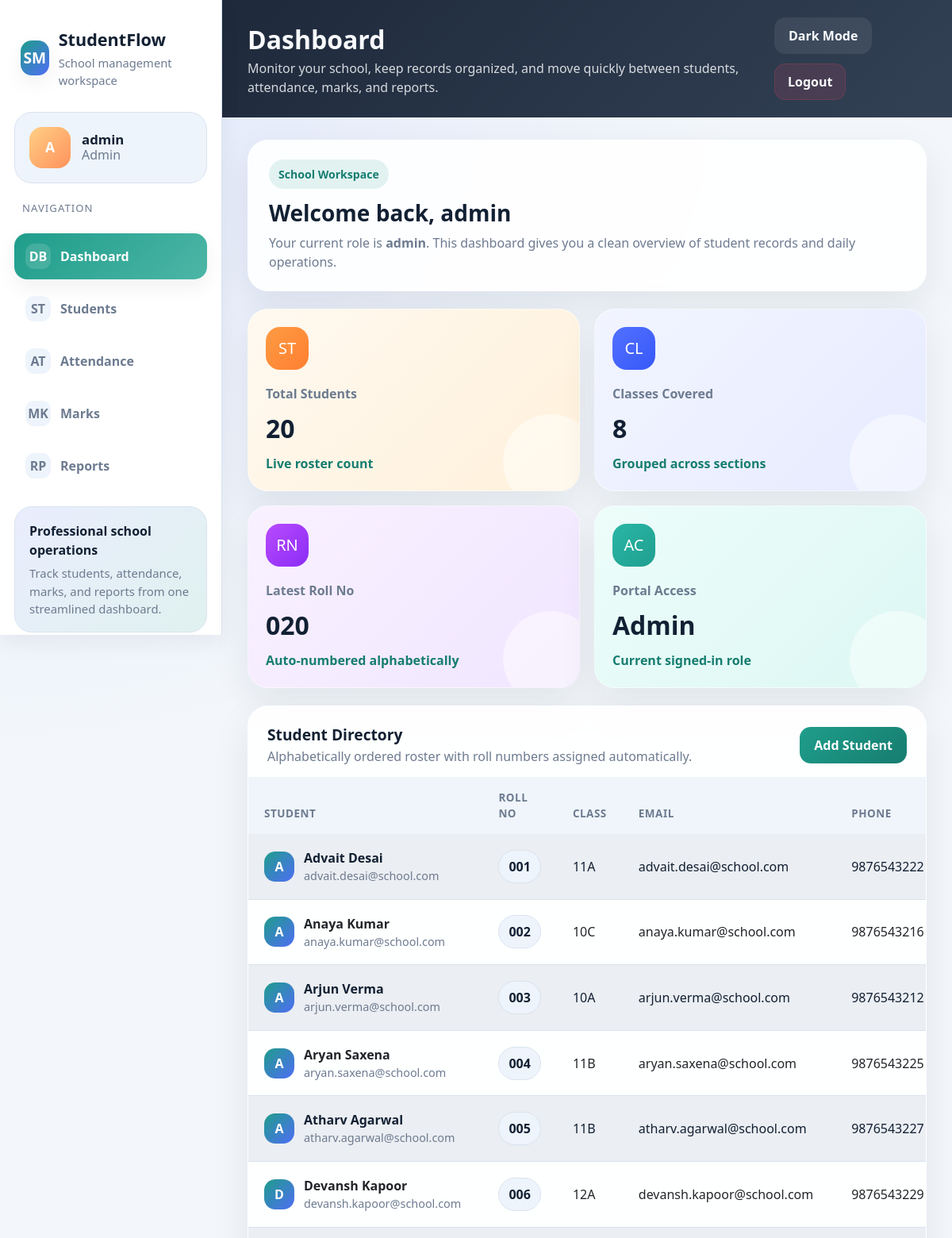
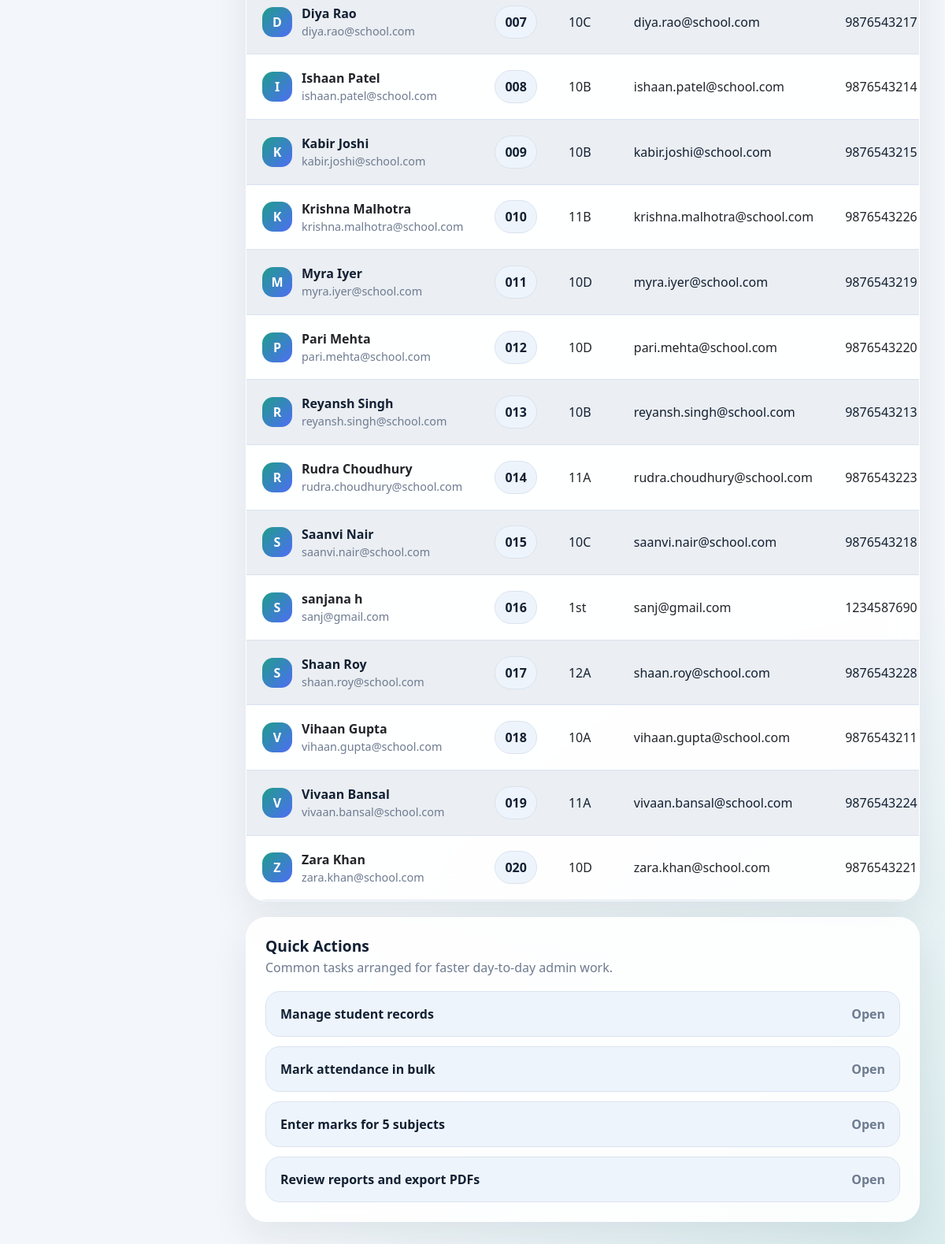
Screenshot of / (signed in) with the database file from the repository (2 pictures, top to bottom).
### models.py (models this page shows)
class User(UserMixin, db.Model):
    id = db.Column(db.Integer, primary_key=True)
    username = db.Column(db.String(150), unique=True, nullable=False)
    password = db.Column(db.String(150), nullable=False)
    role = db.Column(db.String(50), nullable=False)  # admin, teacher, student

class Student(db.Model):
    id = db.Column(db.Integer, primary_key=True)
    name = db.Column(db.String(150), nullable=False)
    roll_no = db.Column(db.String(50), unique=True, nullable=False)
    class_ = db.Column(db.String(50), nullable=False)
    email = db.Column(db.String(150), unique=True, nullable=False)
    phone = db.Column(db.String(20), nullable=False)
    user_id = db.Column(db.Integer, db.ForeignKey('user.id'), nullable=True)
    attendances = db.relationship('Attendance', backref='student', lazy=True)
    marks = db.relationship('Mark', backref='student', lazy=True)

### app.py (the view)
@app.route('/')
@login_required
def dashboard():
    if current_user.role == 'student':
        student = Student.query.filter_by(user_id=current_user.id).first()
        students = [student] if student else []
    else:
        students = get_students_in_alphabetical_order().all()
    return render_template('dashboard.html', students=students)

### app.py (called while the page is built)
@login_manager.user_loader
def load_user(user_id):
    return User.query.get(int(user_id))

def get_students_in_alphabetical_order():
    return Student.query.order_by(
        func.lower(func.trim(Student.name)),
        func.length(func.trim(Student.roll_no)),
        func.lower(func.trim(Student.roll_no))
    )

### templates/dashboard.html (shortened to what this page needs)
{% extends 'base.html' %}
{% block page_title %}Dashboard{% endblock %}
{% block page_subtitle %}Monitor your school, keep records organized, and move quickly between students, attendance, marks, and reports.{% endblock %}
{% block content %}
<div class="hero-card">
    <div class="hero-badge">School Workspace</div>
    <h2>Welcome back, {{ current_user.username }}</h2>
    <p>Your current role is <strong>{{ current_user.role }}</strong>. This dashboard gives you a clean overview of student records and daily operations.</p>
</div>
<div class="metrics-grid">
    <div class="metric-card orange">
        <div class="metric-icon orange">ST</div>
        <div class="metric-label">Total Students</div>
        <div class="metric-value">{{ students|length }}</div>
        <div class="metric-note">Live roster count</div>
    </div>
    <div class="metric-card blue">
        <div class="metric-icon blue">CL</div>
        <div class="metric-label">Classes Covered</div>
        <div class="metric-value">{{ students|map(attribute='class_')|unique|list|length }}</div>
        <div class="metric-note">Grouped across sections</div>
    </div>
    <div class="metric-card purple">
        <div class="metric-icon purple">RN</div>
        <div class="metric-label">Latest Roll No</div>
        <div class="metric-value">{{ students[-1].roll_no if students else '000' }}</div>
        <div class="metric-note">Auto-numbered alphabetically</div>
    </div>
    <div class="metric-card teal">
        <div class="metric-icon teal">AC</div>
        <div class="metric-label">Portal Access</div>
        <div class="metric-value">{{ current_user.role|capitalize }}</div>
        <div class="metric-note">Current signed-in role</div>
    </div>
</div>
<div class="page-grid">
    <div class="content-card table-card mobile-stack-table">
        <div class="table-toolbar">
            <div>
                <h3 class="card-title">Student Directory</h3>
                <p class="card-copy">Alphabetically ordered roster with roll numbers assigned automatically.</p>
            </div>
            {% if current_user.role == 'admin' %}
            <a href="{{ url_for('add_student') }}" class="btn btn-primary">Add Student</a>
            {% endif %}
        </div>
        <div class="table-responsive">
            <table class="table table-striped">
                <thead>
                    <tr>
                        <th>Student</th>
                        <th>Roll No</th>
                        <th>Class</th>
                        <th>Email</th>
                        <th>Phone</th>
                    </tr>
                </thead>
                <tbody>
                    {% for student in students %}
                    <tr>
                        <td data-label="Student">
                            <div class="student-cell">
                                <div class="student-pill">{{ student.name[:1]|upper }}</div>
                                <div class="student-meta">
                                    <strong>{{ student.name }}</strong>
                                    <span>{{ student.email }}</span>
                                </div>
                            </div>
                        </td>
                        <td data-label="Roll No"><span class="badge-soft">{{ student.roll_no }}</span></td>
                        <td data-label="Class">{{ student.class_ }}</td>
                        <td data-label="Email">{{ student.email }}</td>
                        <td data-label="Phone">{{ student.phone }}</td>
                    </tr>
                    {% else %}
                    <tr>
                        <td colspan="5" class="empty-state">No students available yet.</td>
                    </tr>
                    {% endfor %}
                </tbody>
            </table>
        </div>
    </div>
    <div class="content-card">
        <div class="card-header-inline">
            <div>
                <h3 class="card-title">Quick Actions</h3>
                <p class="card-copy">Common tasks arranged for faster day-to-day admin work.</p>
            </div>
        </div>
        <div class="quick-links">
            {% if current_user.role in ['admin', 'teacher'] %}
            <a href="{{ url_for('students') }}" class="quick-link"><span>Manage student records</span><span>Open</span></a>
            <a href="{{ url_for('attendance') }}" class="quick-link"><span>Mark attendance in bulk</span><span>Open</span></a>
            <a href="{{ url_for('marks') }}" class="quick-link"><span>Enter marks for 5 subjects</span><span>Open</span></a>
            {% endif %}
            <a href="{{ url_for('reports') }}" class="quick-link"><span>Review reports and export PDFs</span><span>Open</span></a>
        </div>
    </div>
</div>
{% endblock %}

### templates/base.html (shortened to what this page needs)
<!DOCTYPE html>
<html lang="en">
<head>
    <link href="https://cdn.jsdelivr.net/npm/bootstrap@5.3.0/dist/css/bootstrap.min.css" rel="stylesheet">
    <link rel="stylesheet" href="{{ url_for('static', filename='css/style.css') }}">
</head>
<body>
    <div class="app-shell">
        <aside class="sidebar">
            <div class="brand-mark">
                <div class="brand-icon">SM</div>
                <div class="brand-copy">
                    <div class="brand-title">StudentFlow</div>
                    <div class="brand-subtitle">School management workspace</div>
                </div>
            </div>
            <div class="profile-card">
                <div class="profile-avatar">{{ current_user.username[:1]|upper }}</div>
                <div class="profile-meta">
                    <div class="profile-name">{{ current_user.username }}</div>
                    <div class="profile-role">{{ current_user.role }}</div>
                </div>
            </div>
            <div class="nav-section-label">Navigation</div>
            <nav class="nav-menu">
                <a href="{{ url_for('dashboard') }}" class="nav-item {% if request.endpoint == 'dashboard' %}active{% endif %}">
                    <span class="nav-item-icon">DB</span>
                    <span>Dashboard</span>
                </a>
                {% if current_user.role in ['admin', 'teacher'] %}
                <a href="{{ url_for('students') }}" class="nav-item {% if request.endpoint in ['students', 'add_student', 'edit_student'] %}active{% endif %}">
                    <span class="nav-item-icon">ST</span>
                    <span>Students</span>
                </a>
                <a href="{{ url_for('attendance') }}" class="nav-item {% if request.endpoint == 'attendance' %}active{% endif %}">
                    <span class="nav-item-icon">AT</span>
                    <span>Attendance</span>
                </a>
                <a href="{{ url_for('marks') }}" class="nav-item {% if request.endpoint == 'marks' %}active{% endif %}">
                    <span class="nav-item-icon">MK</span>
                    <span>Marks</span>
                </a>
                {% endif %}
                <a href="{{ url_for('reports') }}" class="nav-item {% if request.endpoint == 'reports' %}active{% endif %}">
                    <span class="nav-item-icon">RP</span>
                    <span>Reports</span>
                </a>
            </nav>
            <div class="sidebar-footer">
                <div class="sidebar-footer-title">Professional school operations</div>
                <p class="sidebar-footer-text">Track students, attendance, marks, and reports from one streamlined dashboard.</p>
            </div>
        </aside>
        <main class="main-panel">
            <header class="topbar">
                <div class="topbar-copy">
                    <div class="topbar-title">{% block page_title %}Dashboard{% endblock %}</div>
                    <p class="topbar-subtitle">{% block page_subtitle %}Manage your school in one place with cleaner workflows and better visibility.{% endblock %}</p>
                </div>
                <div class="topbar-actions">
                    <button type="button" class="btn mode-toggle" data-theme-toggle>Dark Mode</button>
                    <a href="{{ url_for('logout') }}" class="toolbar-danger">Logout</a>
                </div>
            </header>
            <section class="page-body">
                {% block content %}{% endblock %}
            </section>
        </main>
    </div>
</body>
</html>

### rows the page displays
User: username "A", username "admin", role "Admin", role "admin"
Student: roll_no "020", name "Z", name "Zara Khan", email "zara.khan@school.com", class_ "10D", phone "9876543221"
Student: name "A", name "Advait Desai", email "advait.desai@school.com", roll_no "001", class_ "11A", phone "9876543222"
Student: name "A", name "Anaya Kumar", email "anaya.kumar@school.com", roll_no "002", class_ "10C", phone "9876543216"
Student: name "A", name "Arjun Verma", email "arjun.verma@school.com", roll_no "003", class_ "10A", phone "9876543212"
Student: name "A", name "Aryan Saxena", email "aryan.saxena@school.com", roll_no "004", class_ "11B", phone "9876543225"
Student: name "A", name "Atharv Agarwal", email "atharv.agarwal@school.com", roll_no "005", class_ "11B", phone "9876543227"
Student: name "D", name "Devansh Kapoor", email "devansh.kapoor@school.com", roll_no "006", class_ "12A", phone "9876543229"
Student: name "D", name "Diya Rao", email "diya.rao@school.com", roll_no "007", class_ "10C", phone "9876543217"
Student: name "I", name "Ishaan Patel", email "ishaan.patel@school.com", roll_no "008", class_ "10B", phone "9876543214"
Student: name "K", name "Kabir Joshi", email "kabir.joshi@school.com", roll_no "009", class_ "10B", phone "9876543215"
Student: name "K", name "Krishna Malhotra", email "krishna.malhotra@school.com", roll_no "010", class_ "11B", phone "9876543226"
Student: name "M", name "Myra Iyer", email "myra.iyer@school.com", roll_no "011", class_ "10D", phone "9876543219"
Student: name "P", name "Pari Mehta", email "pari.mehta@school.com", roll_no "012", class_ "10D", phone "9876543220"
Student: name "R", name "Reyansh Singh", email "reyansh.singh@school.com", roll_no "013", class_ "10B", phone "9876543213"
Student: name "R", name "Rudra Choudhury", email "rudra.choudhury@school.com", roll_no "014", class_ "11A", phone "9876543223"
Student: name "S", name "Saanvi Nair", email "saanvi.nair@school.com", roll_no "015", class_ "10C", phone "9876543218"
Student: name "S", name "sanjana h", email "sanj@gmail.com", roll_no "016", class_ "1st", phone "1234587690"
Student: name "S", name "Shaan Roy", email "shaan.roy@school.com", roll_no "017", class_ "12A", phone "9876543228"
Student: name "V", name "Vihaan Gupta", email "vihaan.gupta@school.com", roll_no "018", class_ "10A", phone "9876543211"
Student: name "V", name "Vivaan Bansal", email "vivaan.bansal@school.com", roll_no "019", class_ "11A", phone "9876543224"

### other values shown
{{ students|length }} "20"
{{ students|map(attribute='class_')|unique|list|length }} "8"
